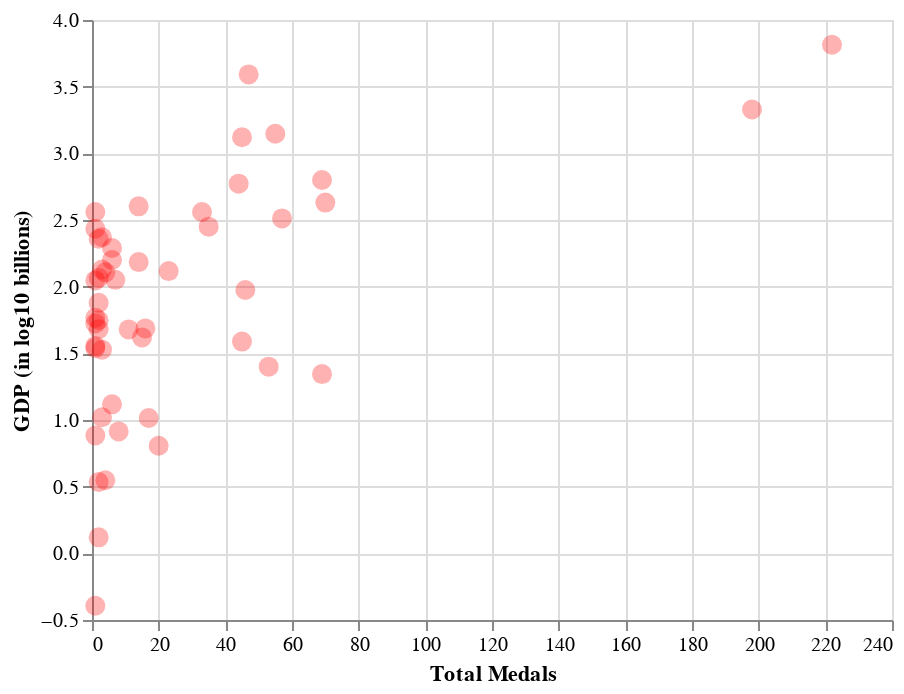

Source (notebook cell):
### Markdown cell above
# Make some plots with Altair.

### Code cell
alt.Chart(df[df['Year']==1992]).mark_circle(
        color='red',
        size=100,
        opacity=0.3
    ).encode(
        x='Total Medals',
        y='GDP (in log10 billions)',
    )

### Figure 1 — Vega-Lite specification as saved in the notebook (floating-point values rounded to 4 significant figures)
{"config": {"view": {"continuousWidth": 400, "continuousHeight": 300}}, "data": {"name": "data-007f71756e3337527e5847acb97bd904"}, "mark": {"type": "circle", "color": "red", "opacity": 0.3, "size": 100}, "encoding": {"x": {"type": "quantitative", "field": "Total Medals"}, "y": {"type": "quantitative", "field": "GDP (in log10 billions)"}}, "$schema": "https://vega.github.io/schema/vega-lite/v4.0.2.json", "datasets": {"data-007f71756e3337527e5847acb97bd904": [{"Team": "Algeria", "Year": 1992, "Bronze": 1.0, "Gold": 1.0, "Silver": 0.0, "Total Medals": 2.0, "Country": "Algeria", "Country_Code": "DZA", "Population": 27180000.0, "Country Name": "Algeria", "Country Code": "DZA", "Indicator Name": "GDP (current US$)", "GDP": 48000000000.0, "GDP (in USD)": 48000000000.0, "GDP (in log10 billions)": 1.681, "Total Medals (log10)": 0.301}, {"Team": "Argentina", "Year": 1992, "Bronze": 2.0, "Gold": 0.0, "Silver": 0.0, "Total Medals": 2.0, "Country": "Argentina", "Country_Code": "ARG", "Population": 33660000.0, "Country Name": "Argentina", "Country Code": "ARG", "Indicator Name": "GDP (current US$)", "GDP": 228800000000.0, "GDP (in USD)": 228800000000.0, "GDP (in log10 billions)": 2.359, "Total Medals (log10)": 0.301}, {"Team": "Australia", "Year": 1992, "Bronze": 16.0, "Gold": 14.0, "Silver": 27.0, "Total Medals": 57.0, "Country": "Australia", "Country_Code": "AUS", "Population": 17500000.0, "Country Name": "Australia", "Country Code": "AUS", "Indicator Name": "GDP (current US$)", "GDP": 324900000000.0, "GDP (in USD)": 324900000000.0, "GDP (in log10 billions)": 2.512, "Total Medals (log10)": 1.756}, {"Team": "Austria", "Year": 1992, "Bronze": 0.0, "Gold": 0.0, "Silver": 6.0, "Total Medals": 6.0, "Country": "Austria", "Country_Code": "AUT", "Population": 7841000.0, "Country Name": "Austria", "Country Code": "AUT", "Indicator Name": "GDP (current US$)", "GDP": 195100000000.0, "GDP (in USD)": 195100000000.0, "GDP (in log10 billions)": 2.29, "Total Medals (log10)": 0.7782}, {"Team": "Belgium", "Year": 1992, "Bronze": 2.0, "Gold": 0.0, "Silver": 1.0, "Total Medals": 3.0, "Country": "Belgium", "Country_Code": "BEL", "Population": 10050000.0, "Country Name": "Belgium", "Country Code": "BEL", "Indicator Name": "GDP (current US$)", "GDP": 234800000000.0, "GDP (in USD)": 234800000000.0, "GDP (in log10 billions)": 2.371, "Total Medals (log10)": 0.4771}, {"Team": "Brazil", "Year": 1992, "Bronze": 0.0, "Gold": 13.0, "Silver": 1.0, "Total Medals": 14.0, "Country": "Brazil", "Country_Code": "BRA", "Population": 154600000.0, "Country Name": "Brazil", "Country Code": "BRA", "Indicator Name": "GDP (current US$)", "GDP": 400600000000.0, "GDP (in USD)": 400600000000.0, "GDP (in log10 billions)": 2.603, "Total Medals (log10)": 1.146}, {"Team": "Bulgaria", "Year": 1992, "Bronze": 7.0, "Gold": 3.0, "Silver": 7.0, "Total Medals": 17.0, "Country": "Bulgaria", "Country_Code": "BGR", "Population": 8540000.0, "Country Name": "Bulgaria", "Country Code": "BGR", "Indicator Name": "GDP (current US$)", "GDP": 10350000000.0, "GDP (in USD)": 10350000000.0, "GDP (in log10 billions)": 1.015, "Total Medals (log10)": 1.23}, {"Team": "Canada", "Year": 1992, "Bronze": 12.0, "Gold": 27.0, "Silver": 5.0, "Total Medals": 44.0, "Country": "Canada", "Country_Code": "CAN", "Population": 28520000.0, "Country Name": "Canada", "Country Code": "CAN", "Indicator Name": "GDP (current US$)", "GDP": 592400000000.0, "GDP (in USD)": 592400000000.0, "GDP (in log10 billions)": 2.773, "Total Medals (log10)": 1.643}, {"Team": "China", "Year": 1992, "Bronze": 15.0, "Gold": 14.0, "Silver": 41.0, "Total Medals": 70.0, "Country": "China", "Country_Code": "CHN", "Population": 1165000000.0, "Country Name": "China", "Country Code": "CHN", "Indicator Name": "GDP (current US$)", "GDP": 426900000000.0, "GDP (in USD)": 426900000000.0, "GDP (in log10 billions)": 2.63, "Total Medals (log10)": 1.845}, {"Team": "Colombia", "Year": 1992, "Bronze": 1.0, "Gold": 0.0, "Silver": 0.0, "Total Medals": 1.0, "Country": "Colombia", "Country_Code": "COL", "Population": 35560000.0, "Country Name": "Colombia", "Country Code": "COL", "Indicator Name": "GDP (current US$)", "GDP": 58420000000.0, "GDP (in USD)": 58420000000.0, "GDP (in log10 billions)": 1.767, "Total Medals (log10)": 0.0}, {"Team": "Croatia", "Year": 1992, "Bronze": 3.0, "Gold": 0.0, "Silver": 12.0, "Total Medals": 15.0, "Country": "Croatia", "Country_Code": "HRV", "Population": 4470000.0, "Country Name": "Croatia", "Country Code": "HRV", "Indicator Name": "GDP (current US$)", "GDP": null, "GDP (in USD)": null, "GDP (in log10 billions)": null, "Total Medals (log10)": 1.176}, {"Team": "Cuba", "Year": 1992, "Bronze": 14.0, "Gold": 42.0, "Silver": 13.0, "Total Medals": 69.0, "Country": "Cuba", "Country_Code": "CUB", "Population": 10730000.0, "Country Name": "Cuba", "Country Code": "CUB", "Indicator Name": "GDP (current US$)", "GDP": 22090000000.0, "GDP (in USD)": 22090000000.0, "GDP (in log10 billions)": 1.344, "Total Medals (log10)": 1.839}, {"Team": "Denmark", "Year": 1992, "Bronze": 9.0, "Gold": 3.0, "Silver": 2.0, "Total Medals": 14.0, "Country": "Denmark", "Country_Code": "DNK", "Population": 5171000.0, "Country Name": "Denmark", "Country Code": "DNK", "Indicator Name": "GDP (current US$)", "GDP": 152900000000.0, "GDP (in USD)": 152900000000.0, "GDP (in log10 billions)": 2.184, "Total Medals (log10)": 1.146}, {"Team": "Estonia", "Year": 1992, "Bronze": 2.0, "Gold": 1.0, "Silver": 0.0, "Total Medals": 3.0, "Country": "Estonia", "Country_Code": "EST", "Population": 1533000.0, "Country Name": "Estonia", "Country Code": "EST", "Indicator Name": "GDP (current US$)", "GDP": null, "GDP (in USD)": null, "GDP (in log10 billions)": null, "Total Medals (log10)": 0.4771}, {"Team": "Ethiopia", "Year": 1992, "Bronze": 2.0, "Gold": 1.0, "Silver": 0.0, "Total Medals": 3.0, "Country": "Ethiopia", "Country_Code": "ETH", "Population": 51650000.0, "Country Name": "Ethiopia", "Country Code": "ETH", "Indicator Name": "GDP (current US$)", "GDP": 10490000000.0, "GDP (in USD)": 10490000000.0, "GDP (in log10 billions)": 1.021, "Total Medals (log10)": 0.4771}, {"Team": "Finland", "Year": 1992, "Bronze": 2.0, "Gold": 1.0, "Silver": 4.0, "Total Medals": 7.0, "Country": "Finland", "Country_Code": "FIN", "Population": 5042000.0, "Country Name": "Finland", "Country Code": "FIN", "Indicator Name": "GDP (current US$)", "GDP": 112500000000.0, "GDP (in USD)": 112500000000.0, "GDP (in log10 billions)": 2.051, "Total Medals (log10)": 0.8451}, {"Team": "France", "Year": 1992, "Bronze": 41.0, "Gold": 9.0, "Silver": 5.0, "Total Medals": 55.0, "Country": "France", "Country_Code": "FRA", "Population": 58850000.0, "Country Name": "France", "Country Code": "FRA", "Indicator Name": "GDP (current US$)", "GDP": 1401000000000.0, "GDP (in USD)": 1401000000000.0, "GDP (in log10 billions)": 3.147, "Total Medals (log10)": 1.74}, {"Team": "Germany", "Year": 1992, "Bronze": 60.0, "Gold": 81.0, "Silver": 57.0, "Total Medals": 198.0, "Country": "Germany", "Country_Code": "DEU", "Population": 80620000.0, "Country Name": "Germany", "Country Code": "DEU", "Indicator Name": "GDP (current US$)", "GDP": 2132000000000.0, "GDP (in USD)": 2132000000000.0, "GDP (in log10 billions)": 3.329, "Total Medals (log10)": 2.297}, {"Team": "Ghana", "Year": 1992, "Bronze": 20.0, "Gold": 0.0, "Silver": 0.0, "Total Medals": 20.0, "Country": "Ghana", "Country_Code": "GHA", "Population": 15460000.0, "Country Name": "Ghana", "Country Code": "GHA", "Indicator Name": "GDP (current US$)", "GDP": 6414000000.0, "GDP (in USD)": 6414000000.0, "GDP (in log10 billions)": 0.8071, "Total Medals (log10)": 1.301}, {"Team": "Greece", "Year": 1992, "Bronze": 0.0, "Gold": 2.0, "Silver": 0.0, "Total Medals": 2.0, "Country": "Greece", "Country_Code": "GRC", "Population": 10400000.0, "Country Name": "Greece", "Country Code": "GRC", "Indicator Name": "GDP (current US$)", "GDP": 116200000000.0, "GDP (in USD)": 116200000000.0, "GDP (in log10 billions)": 2.065, "Total Medals (log10)": 0.301}, {"Team": "Hungary", "Year": 1992, "Bronze": 8.0, "Gold": 14.0, "Silver": 23.0, "Total Medals": 45.0, "Country": "Hungary", "Country_Code": "HUN", "Population": 10370000.0, "Country Name": "Hungary", "Country Code": "HUN", "Indicator Name": "GDP (current US$)", "GDP": 38730000000.0, "GDP (in USD)": 38730000000.0, "GDP (in log10 billions)": 1.588, "Total Medals (log10)": 1.653}, {"Team": "Indonesia", "Year": 1992, "Bronze": 1.0, "Gold": 2.0, "Silver": 1.0, "Total Medals": 4.0, "Country": "Indonesia", "Country_Code": "IDN", "Population": 187800000.0, "Country Name": "Indonesia", "Country Code": "IDN", "Indicator Name": "GDP (current US$)", "GDP": 128000000000.0, "GDP (in USD)": 128000000000.0, "GDP (in log10 billions)": 2.107, "Total Medals (log10)": 0.6021}, {"Team": "Ireland", "Year": 1992, "Bronze": 0.0, "Gold": 1.0, "Silver": 1.0, "Total Medals": 2.0, "Country": "Ireland", "Country_Code": "IRL", "Population": 3558000.0, "Country Name": "Ireland", "Country Code": "IRL", "Indicator Name": "GDP (current US$)", "GDP": 55990000000.0, "GDP (in USD)": 55990000000.0, "GDP (in log10 billions)": 1.748, "Total Medals (log10)": 0.301}, {"Team": "Israel", "Year": 1992, "Bronze": 1.0, "Gold": 0.0, "Silver": 1.0, "Total Medals": 2.0, "Country": "Israel", "Country_Code": "ISR", "Population": 5123000.0, "Country Name": "Israel", "Country Code": "ISR", "Indicator Name": "GDP (current US$)", "GDP": 75610000000.0, "GDP (in USD)": 75610000000.0, "GDP (in log10 billions)": 1.879, "Total Medals (log10)": 0.301}, {"Team": "Italy", "Year": 1992, "Bronze": 14.0, "Gold": 21.0, "Silver": 10.0, "Total Medals": 45.0, "Country": "Italy", "Country_Code": "ITA", "Population": 56800000.0, "Country Name": "Italy", "Country Code": "ITA", "Indicator Name": "GDP (current US$)", "GDP": 1320000000000.0, "GDP (in USD)": 1320000000000.0, "GDP (in log10 billions)": 3.121, "Total Medals (log10)": 1.653}, {"Team": "Jamaica", "Year": 1992, "Bronze": 1.0, "Gold": 0.0, "Silver": 3.0, "Total Medals": 4.0, "Country": "Jamaica", "Country_Code": "JAM", "Population": 2465000.0, "Country Name": "Jamaica", "Country Code": "JAM", "Indicator Name": "GDP (current US$)", "GDP": 3531000000.0, "GDP (in USD)": 3531000000.0, "GDP (in log10 billions)": 0.5479, "Total Medals (log10)": 0.6021}, {"Team": "Japan", "Year": 1992, "Bronze": 36.0, "Gold": 3.0, "Silver": 8.0, "Total Medals": 47.0, "Country": "Japan", "Country_Code": "JPN", "Population": 124200000.0, "Country Name": "Japan", "Country Code": "JPN", "Indicator Name": "GDP (current US$)", "GDP": 3909000000000.0, "GDP (in USD)": 3909000000000.0, "GDP (in log10 billions)": 3.592, "Total Medals (log10)": 1.672}, {"Team": "Kenya", "Year": 1992, "Bronze": 2.0, "Gold": 2.0, "Silver": 4.0, "Total Medals": 8.0, "Country": "Kenya", "Country_Code": "KEN", "Population": 24960000.0, "Country Name": "Kenya", "Country Code": "KEN", "Indicator Name": "GDP (current US$)", "GDP": 8209000000.0, "GDP (in USD)": 8209000000.0, "GDP (in log10 billions)": 0.9143, "Total Medals (log10)": 0.9031}, {"Team": "Latvia", "Year": 1992, "Bronze": 1.0, "Gold": 0.0, "Silver": 2.0, "Total Medals": 3.0, "Country": "Latvia", "Country_Code": "LVA", "Population": 2614000.0, "Country Name": "Latvia", "Country Code": "LVA", "Indicator Name": "GDP (current US$)", "GDP": null, "GDP (in USD)": null, "GDP (in log10 billions)": null, "Total Medals (log10)": 0.4771}, {"Team": "Lithuania", "Year": 1992, "Bronze": 12.0, "Gold": 1.0, "Silver": 0.0, "Total Medals": 13.0, "Country": "Lithuania", "Country_Code": "LTU", "Population": 3700000.0, "Country Name": "Lithuania", "Country Code": "LTU", "Indicator Name": "GDP (current US$)", "GDP": null, "GDP (in USD)": null, "GDP (in log10 billions)": null, "Total Medals (log10)": 1.114}, {"Team": "Mexico", "Year": 1992, "Bronze": 0.0, "Gold": 0.0, "Silver": 1.0, "Total Medals": 1.0, "Country": "Mexico", "Country_Code": "MEX", "Population": 88830000.0, "Country Name": "Mexico", "Country Code": "MEX", "Indicator Name": "GDP (current US$)", "GDP": 363200000000.0, "GDP (in USD)": 363200000000.0, "GDP (in log10 billions)": 2.56, "Total Medals (log10)": 0.0}, {"Team": "Mongolia", "Year": 1992, "Bronze": 2.0, "Gold": 0.0, "Silver": 0.0, "Total Medals": 2.0, "Country": "Mongolia", "Country_Code": "MNG", "Population": 2244000.0, "Country Name": "Mongolia", "Country Code": "MNG", "Indicator Name": "GDP (current US$)", "GDP": 1318000000.0, "GDP (in USD)": 1318000000.0, "GDP (in log10 billions)": 0.1198, "Total Medals (log10)": 0.301}, {"Team": "Morocco", "Year": 1992, "Bronze": 1.0, "Gold": 1.0, "Silver": 1.0, "Total Medals": 3.0, "Country": "Morocco", "Country_Code": "MAR", "Population": 25790000.0, "Country Name": "Morocco", "Country Code": "MAR", "Indicator Name": "GDP (current US$)", "GDP": 33710000000.0, "GDP (in USD)": 33710000000.0, "GDP (in log10 billions)": 1.528, "Total Medals (log10)": 0.4771}, {"Team": "Namibia", "Year": 1992, "Bronze": 0.0, "Gold": 0.0, "Silver": 2.0, "Total Medals": 2.0, "Country": "Namibia", "Country_Code": "NAM", "Population": 1514000.0, "Country Name": "Namibia", "Country Code": "NAM", "Indicator Name": "GDP (current US$)", "GDP": 3425000000.0, "GDP (in USD)": 3425000000.0, "GDP (in log10 billions)": 0.5346, "Total Medals (log10)": 0.301}, {"Team": "Netherlands", "Year": 1992, "Bronze": 8.0, "Gold": 5.0, "Silver": 20.0, "Total Medals": 33.0, "Country": "Netherlands", "Country_Code": "NLD", "Population": 15180000.0, "Country Name": "Netherlands", "Country Code": "NLD", "Indicator Name": "GDP (current US$)", "GDP": 363000000000.0, "GDP (in USD)": 363000000000.0, "GDP (in log10 billions)": 2.56, "Total Medals (log10)": 1.519}, {"Team": "New Zealand", "Year": 1992, "Bronze": 5.0, "Gold": 1.0, "Silver": 9.0, "Total Medals": 15.0, "Country": "New Zealand", "Country_Code": "NZL", "Population": 3532000.0, "Country Name": "New Zealand", "Country Code": "NZL", "Indicator Name": "GDP (current US$)", "GDP": 41650000000.0, "GDP (in USD)": 41650000000.0, "GDP (in log10 billions)": 1.62, "Total Medals (log10)": 1.176}, {"Team": "Nigeria", "Year": 1992, "Bronze": 4.0, "Gold": 0.0, "Silver": 7.0, "Total Medals": 11.0, "Country": "Nigeria", "Country_Code": "NGA", "Population": 100200000.0, "Country Name": "Nigeria", "Country Code": "NGA", "Indicator Name": "GDP (current US$)", "GDP": 47790000000.0, "GDP (in USD)": 47790000000.0, "GDP (in log10 billions)": 1.679, "Total Medals (log10)": 1.041}, {"Team": "Norway", "Year": 1992, "Bronze": 1.0, "Gold": 2.0, "Silver": 20.0, "Total Medals": 23.0, "Country": "Norway", "Country_Code": "NOR", "Population": 4286000.0, "Country Name": "Norway", "Country Code": "NOR", "Indicator Name": "GDP (current US$)", "GDP": 130800000000.0, "GDP (in USD)": 130800000000.0, "GDP (in log10 billions)": 2.117, "Total Medals (log10)": 1.362}, {"Team": "Pakistan", "Year": 1992, "Bronze": 16.0, "Gold": 0.0, "Silver": 0.0, "Total Medals": 16.0, "Country": "Pakistan", "Country_Code": "PAK", "Population": 113700000.0, "Country Name": "Pakistan", "Country Code": "PAK", "Indicator Name": "GDP (current US$)", "GDP": 48640000000.0, "GDP (in USD)": 48640000000.0, "GDP (in log10 billions)": 1.687, "Total Medals (log10)": 1.204}, {"Team": "Peru", "Year": 1992, "Bronze": 0.0, "Gold": 0.0, "Silver": 1.0, "Total Medals": 1.0, "Country": "Peru", "Country_Code": "PER", "Population": 22740000.0, "Country Name": "Peru", "Country Code": "PER", "Indicator Name": "GDP (current US$)", "GDP": 35970000000.0, "GDP (in USD)": 35970000000.0, "GDP (in log10 billions)": 1.556, "Total Medals (log10)": 0.0}, {"Team": "Philippines", "Year": 1992, "Bronze": 1.0, "Gold": 0.0, "Silver": 0.0, "Total Medals": 1.0, "Country": "Philippines", "Country_Code": "PHL", "Population": 65080000.0, "Country Name": "Philippines", "Country Code": "PHL", "Indicator Name": "GDP (current US$)", "GDP": 52980000000.0, "GDP (in USD)": 52980000000.0, "GDP (in log10 billions)": 1.724, "Total Medals (log10)": 0.0}, {"Team": "Poland", "Year": 1992, "Bronze": 19.0, "Gold": 5.0, "Silver": 22.0, "Total Medals": 46.0, "Country": "Poland", "Country_Code": "POL", "Population": 38360000.0, "Country Name": "Poland", "Country Code": "POL", "Indicator Name": "GDP (current US$)", "GDP": 94340000000.0, "GDP (in USD)": 94340000000.0, "GDP (in log10 billions)": 1.975, "Total Medals (log10)": 1.663}, {"Team": "Puerto Rico", "Year": 1992, "Bronze": 1.0, "Gold": 0.0, "Silver": 0.0, "Total Medals": 1.0, "Country": "Puerto Rico", "Country_Code": "PRI", "Population": 3585000.0, "Country Name": "Puerto Rico", "Country Code": "PRI", "Indicator Name": "GDP (current US$)", "GDP": 34630000000.0, "GDP (in USD)": 34630000000.0, "GDP (in log10 billions)": 1.539, "Total Medals (log10)": 0.0}, {"Team": "Qatar", "Year": 1992, "Bronze": 1.0, "Gold": 0.0, "Silver": 0.0, "Total Medals": 1.0, "Country": "Qatar", "Country_Code": "QAT", "Population": 495500.0, "Country Name": "Qatar", "Country Code": "QAT", "Indicator Name": "GDP (current US$)", "GDP": 7646000000.0, "GDP (in USD)": 7646000000.0, "GDP (in log10 billions)": 0.8834, "Total Medals (log10)": 0.0}, {"Team": "Romania", "Year": 1992, "Bronze": 14.0, "Gold": 8.0, "Silver": 31.0, "Total Medals": 53.0, "Country": "Romania", "Country_Code": "ROU", "Population": 22790000.0, "Country Name": "Romania", "Country Code": "ROU", "Indicator Name": "GDP (current US$)", "GDP": 25120000000.0, "GDP (in USD)": 25120000000.0, "GDP (in log10 billions)": 1.4, "Total Medals (log10)": 1.724}, {"Team": "Slovenia", "Year": 1992, "Bronze": 6.0, "Gold": 0.0, "Silver": 0.0, "Total Medals": 6.0, "Country": "Slovenia", "Country_Code": "SVN", "Population": 1996000.0, "Country Name": "Slovenia", "Country Code": "SVN", "Indicator Name": "GDP (current US$)", "GDP": 13100000000.0, "GDP (in USD)": 13100000000.0, "GDP (in log10 billions)": 1.117, "Total Medals (log10)": 0.7782}, {"Team": "South Africa", "Year": 1992, "Bronze": 0.0, "Gold": 0.0, "Silver": 3.0, "Total Medals": 3.0, "Country": "South Africa", "Country_Code": "ZAF", "Population": 38650000.0, "Country Name": "South Africa", "Country Code": "ZAF", "Indicator Name": "GDP (current US$)", "GDP": 134500000000.0, "GDP (in USD)": 134500000000.0, "GDP (in log10 billions)": 2.129, "Total Medals (log10)": 0.4771}, {"Team": "Spain", "Year": 1992, "Bronze": 2.0, "Gold": 48.0, "Silver": 19.0, "Total Medals": 69.0, "Country": "Spain", "Country_Code": "ESP", "Population": 39160000.0, "Country Name": "Spain", "Country Code": "ESP", "Indicator Name": "GDP (current US$)", "GDP": 630900000000.0, "GDP (in USD)": 630900000000.0, "GDP (in log10 billions)": 2.8, "Total Medals (log10)": 1.839}, {"Team": "Suriname", "Year": 1992, "Bronze": 1.0, "Gold": 0.0, "Silver": 0.0, "Total Medals": 1.0, "Country": "Suriname", "Country_Code": "SUR", "Population": 422800.0, "Country Name": "Suriname", "Country Code": "SUR", "Indicator Name": "GDP (current US$)", "GDP": 404600000.0, "GDP (in USD)": 404600000.0, "GDP (in log10 billions)": -0.393, "Total Medals (log10)": 0.0}, {"Team": "Sweden", "Year": 1992, "Bronze": 7.0, "Gold": 1.0, "Silver": 27.0, "Total Medals": 35.0, "Country": "Sweden", "Country_Code": "SWE", "Population": 8668000.0, "Country Name": "Sweden", "Country Code": "SWE", "Indicator Name": "GDP (current US$)", "GDP": 282000000000.0, "GDP (in USD)": 282000000000.0, "GDP (in log10 billions)": 2.45, "Total Medals (log10)": 1.544}, {"Team": "Switzerland", "Year": 1992, "Bronze": 0.0, "Gold": 1.0, "Silver": 0.0, "Total Medals": 1.0, "Country": "Switzerland", "Country_Code": "CHE", "Population": 6875000.0, "Country Name": "Switzerland", "Country Code": "CHE", "Indicator Name": "GDP (current US$)", "GDP": 271800000000.0, "GDP (in USD)": 271800000000.0, "GDP (in log10 billions)": 2.434, "Total Medals (log10)": 0.0}, {"Team": "Thailand", "Year": 1992, "Bronze": 1.0, "Gold": 0.0, "Silver": 0.0, "Total Medals": 1.0, "Country": "Thailand", "Country_Code": "THA", "Population": 57840000.0, "Country Name": "Thailand", "Country Code": "THA", "Indicator Name": "GDP (current US$)", "GDP": 111500000000.0, "GDP (in USD)": 111500000000.0, "GDP (in log10 billions)": 2.047, "Total Medals (log10)": 0.0}, {"Team": "Turkey", "Year": 1992, "Bronze": 2.0, "Gold": 2.0, "Silver": 2.0, "Total Medals": 6.0, "Country": "Turkey", "Country_Code": "TUR", "Population": 55750000.0, "Country Name": "Turkey", "Country Code": "TUR", "Indicator Name": "GDP (current US$)", "GDP": 158500000000.0, "GDP (in USD)": 158500000000.0, "GDP (in log10 billions)": 2.2, "Total Medals (log10)": 0.7782}, {"Team": "United States", "Year": 1992, "Bronze": 85.0, "Gold": 87.0, "Silver": 50.0, "Total Medals": 222.0, "Country": "United States", "Country_Code": "USA", "Population": 256500000.0, "Country Name": "United States", "Country Code": "USA", "Indicator Name": "GDP (current US$)", "GDP": 6520000000000.0, "GDP (in USD)": 6520000000000.0, "GDP (in log10 billions)": 3.814, "Total Medals (log10)": 2.346}]}}
